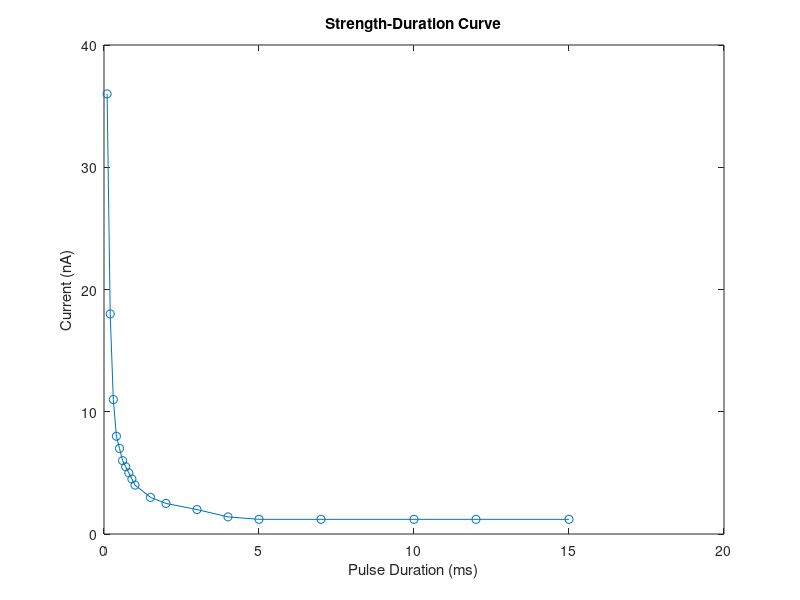

Source code (MATLAB): (Note: this script raises an error after producing the figure.)
close all;
clear;

load('strengthduration.mat');

figure(1);
plot(strengthduration(:, 1), strengthduration(:, 2), '-o');
hold on;
xlabel('Pulse Duration (ms)');
ylabel('Current (nA)');
title('Strength-Duration Curve');
ax = gca;
ax.XTick = [0 1 2 3 4 5 6 7 8 9 10 11 12 13 14 15]; 
